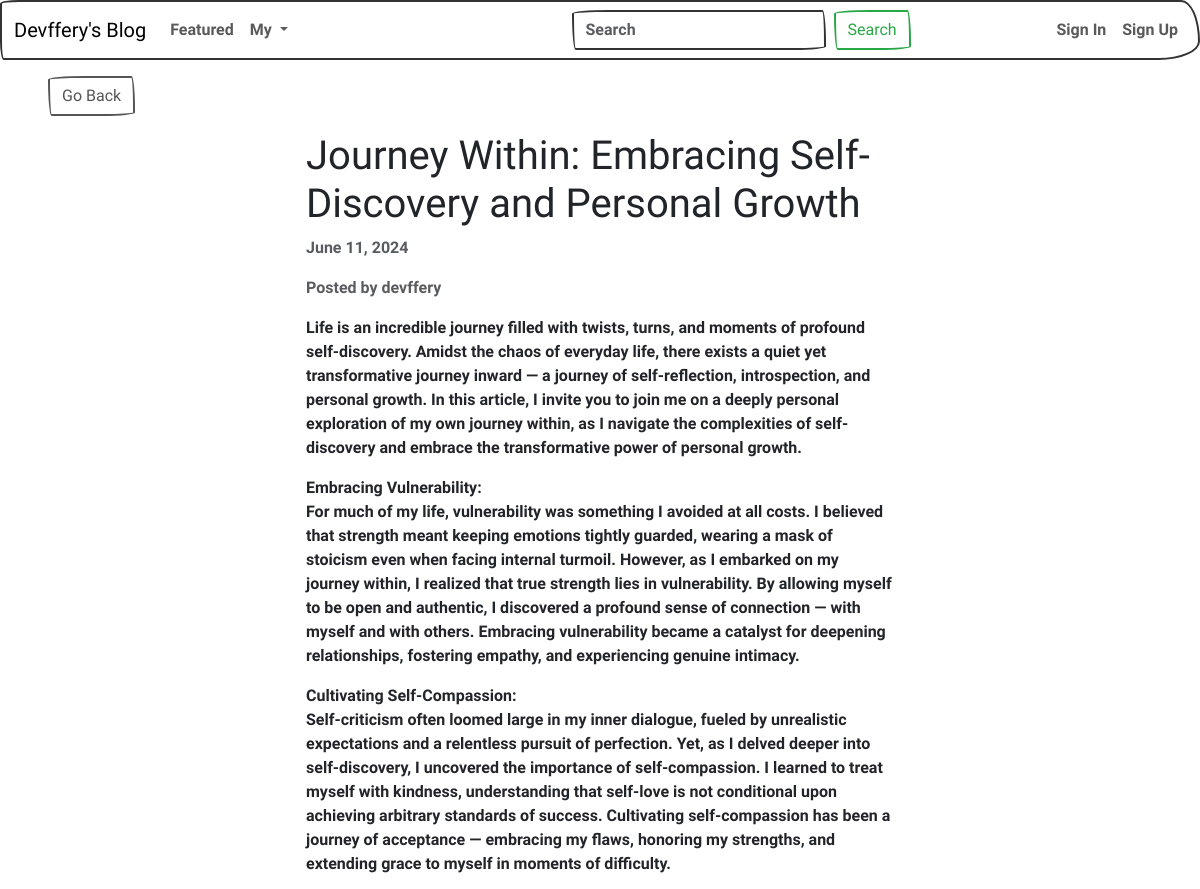
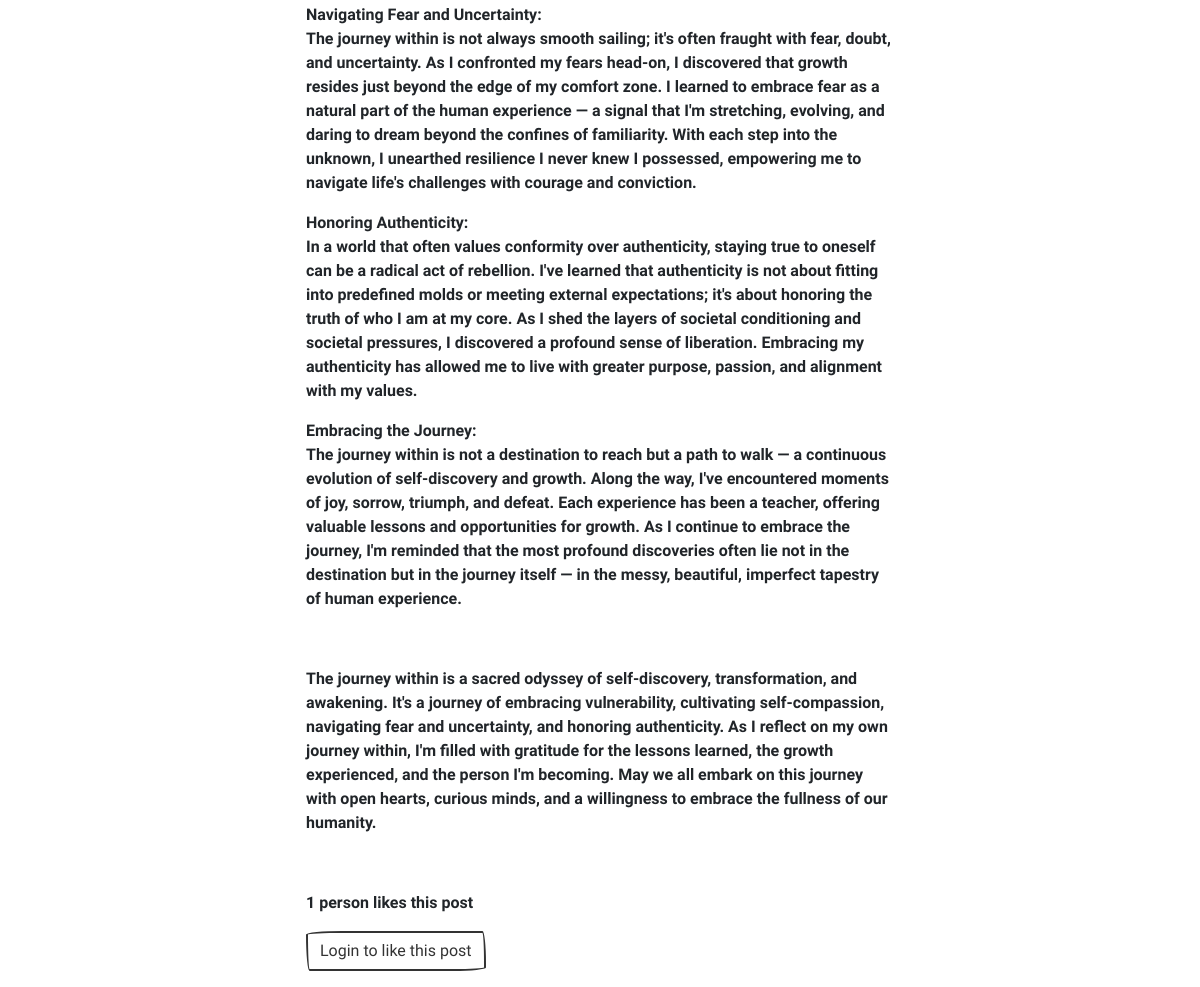
Screenshot of /3/ with the database file from the repository (2 pictures, top to bottom).
### blog/models.py (models this page shows)
class Article(models.Model):
    title = models.CharField(max_length=255)
    content = HTMLField()
    date = models.DateField(auto_now_add=True)
    author = models.ForeignKey(User, on_delete=models.CASCADE)
    featured = models.BooleanField(default=False)
    likes = models.ManyToManyField(User, related_name='likes', blank=True)

### blog/views.py (the view)
# urls.py: path('<int:pk>/', DetailArticleView.as_view(), name='detail_article' ),
class DetailArticleView(DetailView):
    model = Article
    template_name = 'blog/blog_post.html'
    def get_context_data(self,*args, **kwargs):
        context = super(DetailArticleView, self).get_context_data(*args, **kwargs)
        context['liked_by_user'] = False
        article = Article.objects.get(id=self.kwargs.get('pk'))
        if article.likes.filter(pk=self.request.user.id).exists():
            context['liked_by_user'] = True
        return context

### blog/templates/blog/blog_post.html (shortened to what this page needs)
{% extends 'blog/base.html' %}
{% block content %}
    <div class="row">
        <div class="col-md-4 col-12 mx-md-5 mx-2 mt-md-3 my-3">
            <a class="btn btn-outline-secondary" href="{% url 'index' %}">Go Back</a>
        </div>
    </div>
    <div class="row">
        <div class="col-md-6 col-11 mx-md-auto mb-3 pb-2 mx-3">
            <h1> {{ object.title }}</h1>
            <p class="text-muted">{{ object.date }}</p>
            <p class="text-muted">Posted by {{ object.author.username }}</p>
            <div class="my-3">
                {{ object.content|safe }}
            </div>
        </div>
    </div>
    <div class="row my-3">
        <div class="col-md-6 col-12 mx-md-auto mx-3">
            {% if object.likes.count == 1 %}
                <p>{{ object.likes.count }} person likes this post</p>
            {% else %}
                <p>{{ object.likes.count }} people like this post</p>
            {% endif %}
            {% if request.user.is_authenticated %}
                {% if liked_by_user %}
                    <form method="POST" action="{% url 'like_article' object.id %}">
                        {% csrf_token %}
                        <button class="btn btn-outline-primary"><ion-icon name="heart-dislike-outline"></ion-icon> Unlike this post</button>
                    </form>
                {% else %}
                    <form method="POST" action="{% url 'like_article' object.id %}">
                        {% csrf_token %}
                        <button class="btn btn-outline-primary"><ion-icon name="heart-outline"></ion-icon> Like this post</button>
                    </form>
                {% endif %}
            {% else %}
                <button class="btn btn-outline-primary" href="{% url 'login' %}" >Login to like this post</button>
            {% endif %}
        </div>
    </div>
{% endblock content %}

### rows the page displays
Article: title "Journey Within: Embracing Self-Discovery and Personal Growth", date "June 11, 2024", author.username "devffery", content "Life is an incredible journey filled with twists, turns, and moments of profound self-discovery. Amidst the chaos of everyday life, there exists a quiet yet transformative journey inward — a journey of self-reflection, introspection, and personal growth. In this article, I invite you to join me on a deeply personal exploration of my own journey within, as I navigate the complexities of self-discovery and embrace the transformative power of personal growth. Embracing Vulnerability: For much of my life, vulnerability was something I avoided at all costs. I believed that strength meant keeping emotions tightly guarded, wearing a mask of stoicism even when facing internal turmoil. However, as I…", likes.count "1"
